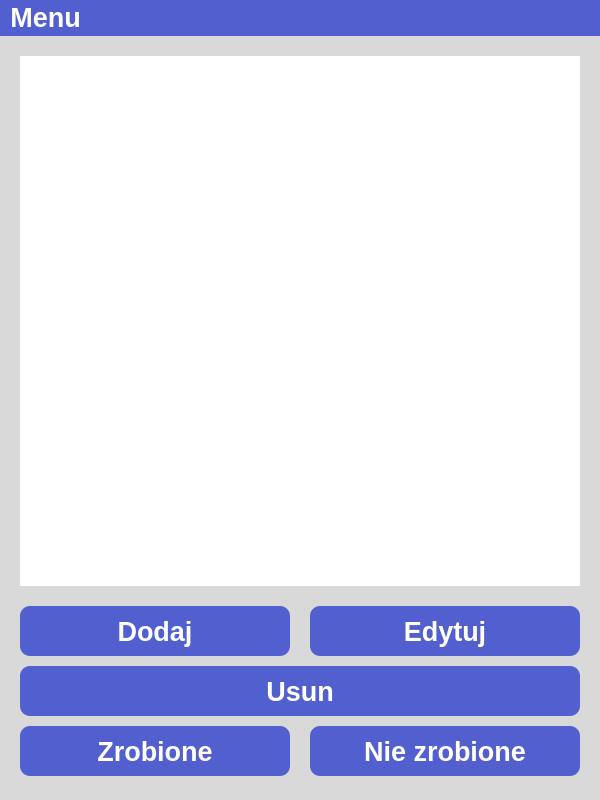
<?xml version="1.0" encoding="UTF-8"?>
<ui version="4.0">
 <class>main_view</class>
 <widget class="QMainWindow" name="main_view">
  <property name="geometry">
   <rect>
    <x>0</x>
    <y>0</y>
    <width>600</width>
    <height>800</height>
   </rect>
  </property>
  <property name="windowTitle">
   <string>Dodaj zadanie</string>
  </property>
  <property name="styleSheet">
   <string notr="true">background-color: rgb(217, 217, 217);
</string>
  </property>
  <widget class="QWidget" name="centralwidget">
   <widget class="QPushButton" name="add_task">
    <property name="geometry">
     <rect>
      <x>20</x>
      <y>570</y>
      <width>270</width>
      <height>50</height>
     </rect>
    </property>
    <property name="font">
     <font>
      <pointsize>20</pointsize>
      <weight>75</weight>
      <bold>true</bold>
     </font>
    </property>
    <property name="cursor">
     <cursorShape>PointingHandCursor</cursorShape>
    </property>
    <property name="mouseTracking">
     <bool>true</bool>
    </property>
    <property name="layoutDirection">
     <enum>Qt::LeftToRight</enum>
    </property>
    <property name="styleSheet">
     <string notr="true">background-color: rgb(82, 95, 207);
color: rgb(255, 255, 255);
border-radius: 10px;</string>
    </property>
    <property name="text">
     <string>Dodaj</string>
    </property>
   </widget>
   <widget class="QPushButton" name="edit_task">
    <property name="geometry">
     <rect>
      <x>310</x>
      <y>570</y>
      <width>270</width>
      <height>50</height>
     </rect>
    </property>
    <property name="font">
     <font>
      <pointsize>20</pointsize>
      <weight>75</weight>
      <bold>true</bold>
     </font>
    </property>
    <property name="cursor">
     <cursorShape>PointingHandCursor</cursorShape>
    </property>
    <property name="mouseTracking">
     <bool>true</bool>
    </property>
    <property name="styleSheet">
     <string notr="true">background-color: rgb(82, 95, 207);
color: rgb(255, 255, 255);
border-radius: 10px;</string>
    </property>
    <property name="text">
     <string>Edytuj</string>
    </property>
   </widget>
   <widget class="QPushButton" name="delete_task">
    <property name="geometry">
     <rect>
      <x>20</x>
      <y>630</y>
      <width>560</width>
      <height>50</height>
     </rect>
    </property>
    <property name="font">
     <font>
      <pointsize>20</pointsize>
      <weight>75</weight>
      <bold>true</bold>
     </font>
    </property>
    <property name="cursor">
     <cursorShape>PointingHandCursor</cursorShape>
    </property>
    <property name="styleSheet">
     <string notr="true">background-color: rgb(82, 95, 207);
color: rgb(255, 255, 255);
border-radius: 10px;</string>
    </property>
    <property name="text">
     <string>Usun</string>
    </property>
   </widget>
   <widget class="QPushButton" name="done">
    <property name="geometry">
     <rect>
      <x>20</x>
      <y>690</y>
      <width>270</width>
      <height>50</height>
     </rect>
    </property>
    <property name="font">
     <font>
      <pointsize>20</pointsize>
      <weight>75</weight>
      <bold>true</bold>
     </font>
    </property>
    <property name="cursor">
     <cursorShape>PointingHandCursor</cursorShape>
    </property>
    <property name="styleSheet">
     <string notr="true">background-color: rgb(82, 95, 207);
color: rgb(255, 255, 255);
border-radius: 10px;</string>
    </property>
    <property name="text">
     <string>Zrobione</string>
    </property>
   </widget>
   <widget class="QPushButton" name="not_done">
    <property name="geometry">
     <rect>
      <x>310</x>
      <y>690</y>
      <width>270</width>
      <height>50</height>
     </rect>
    </property>
    <property name="font">
     <font>
      <pointsize>20</pointsize>
      <weight>75</weight>
      <bold>true</bold>
     </font>
    </property>
    <property name="cursor">
     <cursorShape>PointingHandCursor</cursorShape>
    </property>
    <property name="styleSheet">
     <string notr="true">background-color: rgb(82, 95, 207);
color: rgb(255, 255, 255);
border-radius: 10px;</string>
    </property>
    <property name="text">
     <string>Nie zrobione</string>
    </property>
   </widget>
   <widget class="QListWidget" name="to_do_list">
    <property name="geometry">
     <rect>
      <x>20</x>
      <y>20</y>
      <width>560</width>
      <height>530</height>
     </rect>
    </property>
    <property name="sizePolicy">
     <sizepolicy hsizetype="Fixed" vsizetype="Fixed">
      <horstretch>0</horstretch>
      <verstretch>0</verstretch>
     </sizepolicy>
    </property>
    <property name="font">
     <font>
      <pointsize>20</pointsize>
      <weight>75</weight>
      <bold>true</bold>
     </font>
    </property>
    <property name="styleSheet">
     <string notr="true">background-color: rgb(255, 255, 255);
border-radius: 10 px;</string>
    </property>
    <property name="frameShape">
     <enum>QFrame::StyledPanel</enum>
    </property>
    <property name="itemAlignment">
     <set>Qt::AlignLeading</set>
    </property>
   </widget>
  </widget>
  <widget class="QMenuBar" name="menu">
   <property name="geometry">
    <rect>
     <x>0</x>
     <y>0</y>
     <width>600</width>
     <height>37</height>
    </rect>
   </property>
   <property name="font">
    <font>
     <pointsize>20</pointsize>
     <weight>75</weight>
     <bold>true</bold>
    </font>
   </property>
   <property name="cursor">
    <cursorShape>PointingHandCursor</cursorShape>
   </property>
   <property name="styleSheet">
    <string notr="true">background-color: rgb(82, 95, 207);
color: rgb(255, 255, 255);
border-radius: 10 px;</string>
   </property>
   <widget class="QMenu" name="menu_elements">
    <property name="geometry">
     <rect>
      <x>273</x>
      <y>122</y>
      <width>268</width>
      <height>200</height>
     </rect>
    </property>
    <property name="sizePolicy">
     <sizepolicy hsizetype="Fixed" vsizetype="Fixed">
      <horstretch>0</horstretch>
      <verstretch>0</verstretch>
     </sizepolicy>
    </property>
    <property name="font">
     <font>
      <pointsize>20</pointsize>
      <weight>75</weight>
      <bold>true</bold>
     </font>
    </property>
    <property name="cursor">
     <cursorShape>PointingHandCursor</cursorShape>
    </property>
    <property name="contextMenuPolicy">
     <enum>Qt::CustomContextMenu</enum>
    </property>
    <property name="whatsThis">
     <string notr="true"/>
    </property>
    <property name="layoutDirection">
     <enum>Qt::LeftToRight</enum>
    </property>
    <property name="styleSheet">
     <string notr="true">background-color: rgb(82, 95, 207);
color: rgb(255, 255, 255);</string>
    </property>
    <property name="title">
     <string>Menu</string>
    </property>
    <addaction name="save_to_file_2"/>
    <addaction name="actionWczytaj_do_pliku"/>
    <addaction name="about_app"/>
   </widget>
   <addaction name="menu_elements"/>
  </widget>
  <action name="save_to_file">
   <property name="font">
    <font>
     <pointsize>20</pointsize>
     <weight>75</weight>
     <bold>true</bold>
    </font>
   </property>
  </action>
  <action name="read_from_file">
   <property name="checkable">
    <bool>true</bool>
   </property>
   <property name="text">
    <string>Wczytaj z pliku</string>
   </property>
  </action>
  <action name="actionO_aplikacji">
   <property name="text">
    <string>O aplikacji</string>
   </property>
  </action>
  <action name="save_to_file_2">
   <property name="text">
    <string>Zapisz do pliku</string>
   </property>
  </action>
  <action name="actionWczytaj_do_pliku">
   <property name="text">
    <string>Wczytaj do pliku</string>
   </property>
  </action>
  <action name="about_app">
   <property name="text">
    <string>O aplikacji</string>
   </property>
   <property name="font">
    <font>
     <pointsize>20</pointsize>
     <weight>75</weight>
     <bold>true</bold>
    </font>
   </property>
  </action>
 </widget>
 <resources/>
 <connections/>
</ui>
